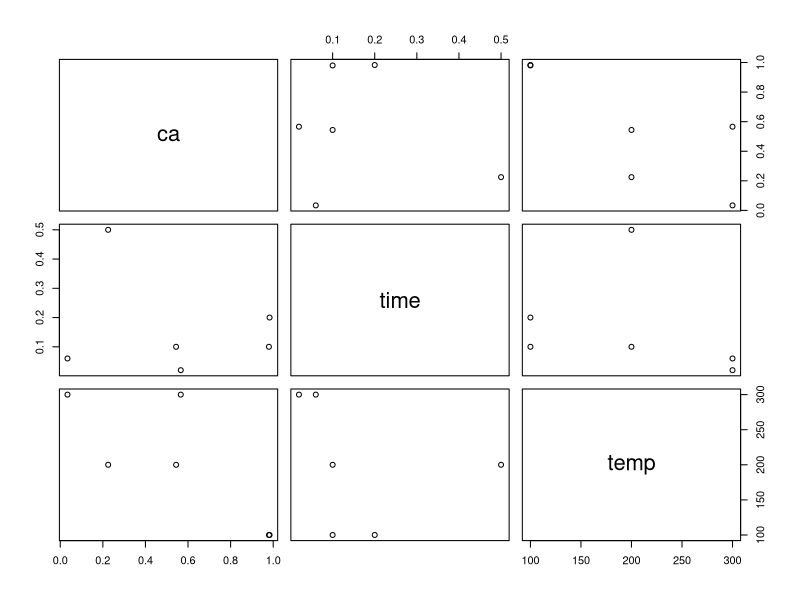
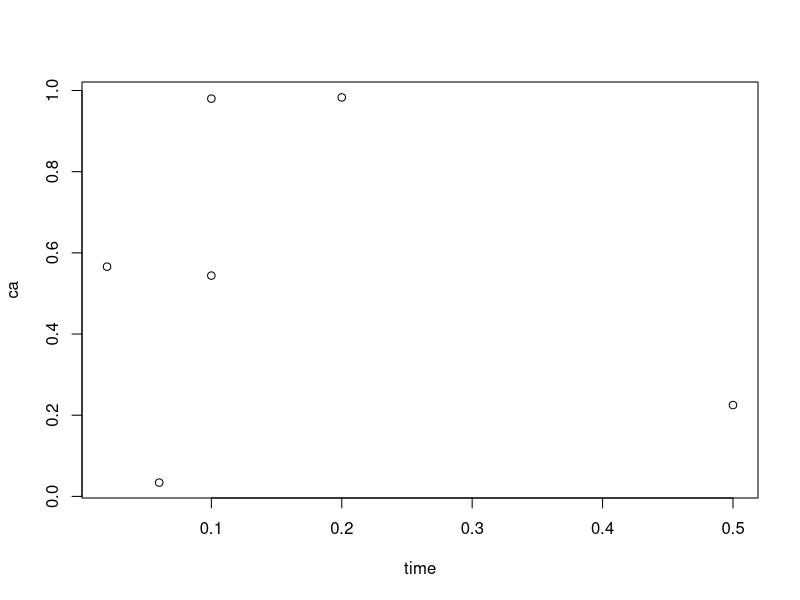
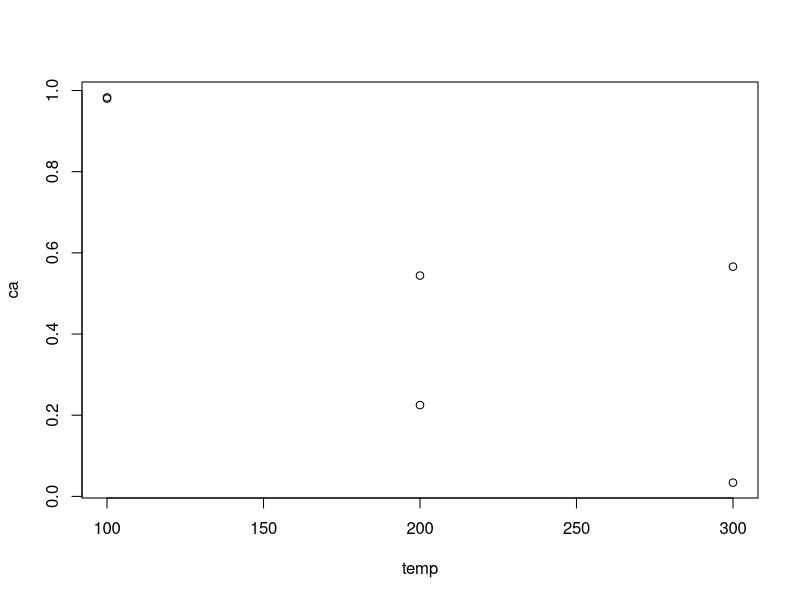
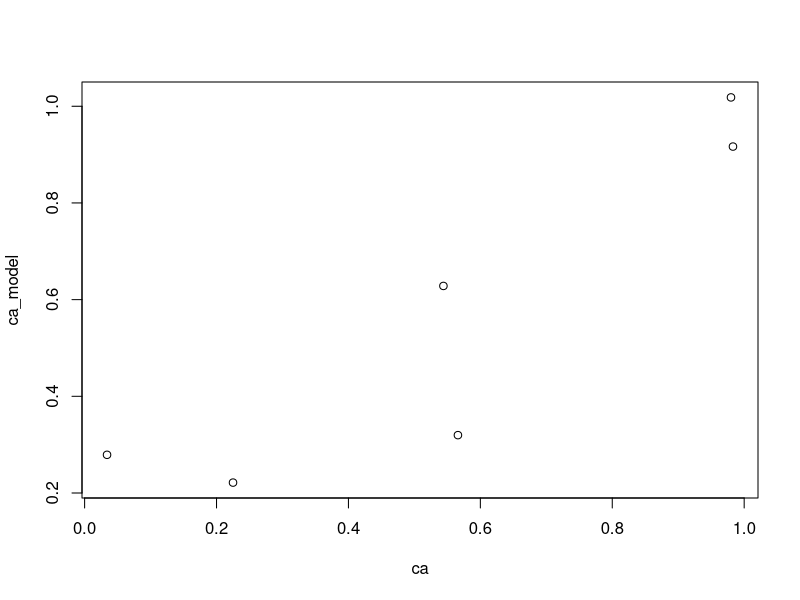
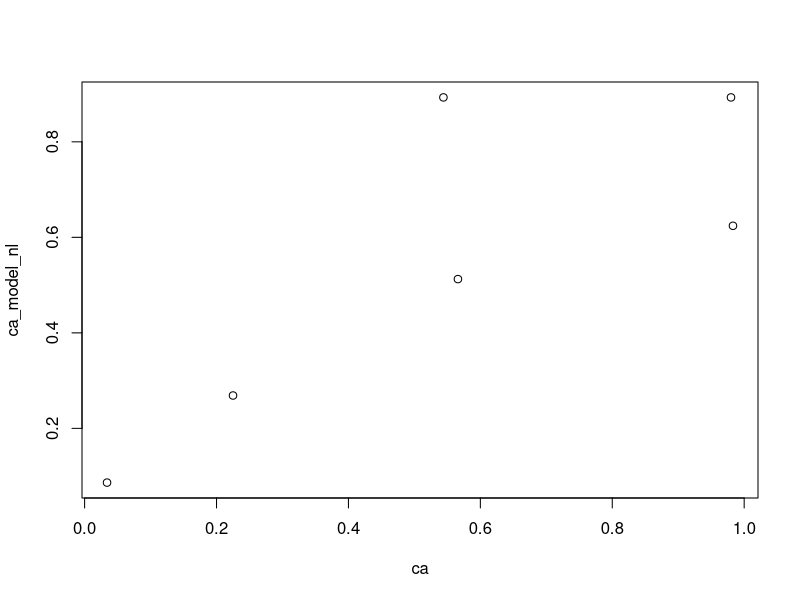

Write the R code that produced these figures, in order.
# Problem no. 2  on CSTR data (shared problem statement through email)
# Objective s to "Develop a linear and nonlinear model for given experimental data, carry out error analysis and optimization for parameter estimation" 


# Step-1: data collection and data analysis (descriptive analysis)

ca= c(0.98, 0.983, 0.544, 0.225, 0.566, 0.034)  # concentration as a response variable
time= c(0.1, 0.2, 0.1, 0.5, 0.02, 0.06)  # time as an independent variable 
temp = c(100, 100, 200, 200, 300, 300)   # temp as an independent variable 
df= cbind(ca, time, temp)  # create a matrix of exp data
df
pairs(df)    # check significance of variables
cor(df)
plot(time, ca)
plot(temp, ca)


# step 2: linear model development (predictive analysis)

model_linear = lm(ca ~ time+temp)
summary(model_linear)
coef(model_linear)
predict.lm(model_linear)

ca_model = 1.51 -1.017*time-0.0039*temp  # final built model expressions  based 
ca_model
plot(ca, ca_model)   # parity plot showing model vs actual plot

library(Metrics)
rmse(ca, ca_model)   # error analysis using rmse method
mape(ca, ca_model)   # error analysis using mape method

data_linearmodel=cbind(ca, ca_model, (ca-ca_model))   # exporting results in .csv format
write.csv(data_linearmodel, file= "data_linearmodel.csv")



# Step 3: non-linear model development (predictive analysis)

model_nonlinear=nls(ca ~ c1*log10(time)+c2*exp(temp), start = list(c1=1, c2=0))
summary(model_nonlinear)
coef(model_nonlinear)
predict(model_nonlinear)

ca_model_nl = -8.93*0.1*log10(time)-5.172*10^-131*exp(temp)  # final built model expressions 
ca_model_nl
plot(ca, ca_model_nl)   # parity plot showing model vs actual plot

library(Metrics)
rmse(ca, ca_model_nl)   # error analysis using rmse method
mape(ca, ca_model_nl)   # error analysis using mape analysis



data_nonlinearmodel=cbind(ca, ca_model_nl, (ca-ca_model_nl))   # exporting results
write.csv(data_nonlinearmodel, file= "data_nonlinearmodel.csv")



# step 4: concluding remark is that the nonlinear model is better than the linear model based on RMSE and MAPE based error analysis. 







# model optimization using R for parameter optimization 


# case 1: single-parameter (coefficient: c1) optimization of developed model

OF = function(c1) {                                 # created objective function (OF) which is (model-experiment)^2
  ca_model11 = ((1.017*time-c1*temp) -ca)^2
  return(ca_model11)
  
}
c1= 0
d=nlminb(c1, OF, lower = -Inf, upper = Inf)    #use nlminb function for optimization 
d$par
d$objective
d$iterations







# Case 2: multi-parameters (coefficients: c1 and C2) optimization of the developed model 

OF = function(C) {
  ca_model12 = (C[1]*time-C[2]*temp - ca)^2
  return(ca_model12)
  
}
C= c(0,0)
d=nlminb(C, OF, lower = -Inf, upper = Inf)
d$par
d$objective




# end of data-driven model building using R-computing 
